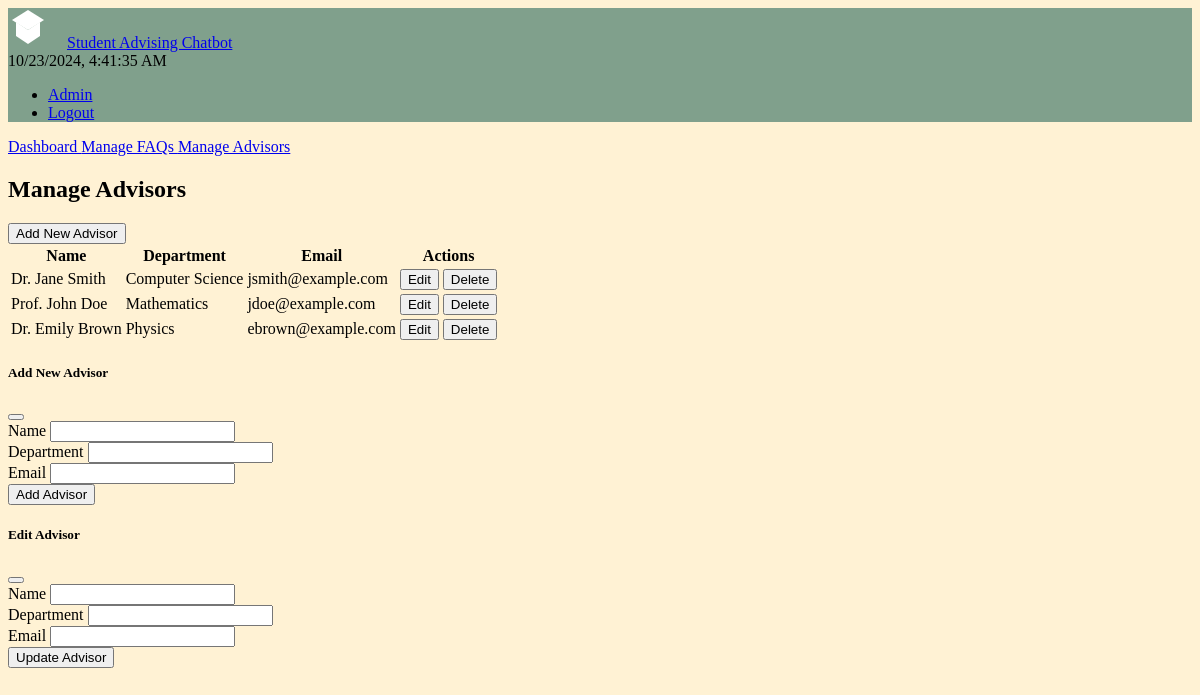
Page /admin/advisors (signed in) on the committed database.
### models.py (models this page shows, shortened)
class Advisor(db.Model):
    id = db.Column(db.Integer, primary_key=True)
    name = db.Column(db.String(64), nullable=False)
    department = db.Column(db.String(64))
    email = db.Column(db.String(120), unique=True, nullable=False)

### routes.py (the view)
@app.route('/admin/advisors')
@admin_required
def admin_advisors():
    advisors = Advisor.query.all()
    return render_template('admin/advisors.html', active_page='advisors', advisors=advisors)

### auth.py (called while the page is built)
@login_manager.user_loader
def load_user(user_id):
    return User.query.get(int(user_id))

### routes.py (called while the page is built)
def admin_required(f):
    @wraps(f)
    def decorated_function(*args, **kwargs):
        if not current_user.is_authenticated or not current_user.is_admin:
            flash('You must be an admin to access this page.', 'error')
            return redirect(url_for('login'))
        return f(*args, **kwargs)
    return decorated_function

### templates/admin/advisors.html (shortened to what this page needs)
{% extends "admin/base.html" %}
{% block admin_content %}
<h2 class="mb-4">Manage Advisors</h2>
<button type="button" class="btn btn-primary mb-4" data-bs-toggle="modal" data-bs-target="#addAdvisorModal">
    Add New Advisor
</button>
<div class="table-responsive">
    <table class="table table-striped">
        <thead>
            <tr>
                <th>Name</th>
                <th>Department</th>
                <th>Email</th>
                <th>Actions</th>
            </tr>
        </thead>
        <tbody>
            {% for advisor in advisors %}
            <tr>
                <td>{{ advisor.name }}</td>
                <td>{{ advisor.department }}</td>
                <td>{{ advisor.email }}</td>
                <td>
                    <button class="btn btn-sm btn-secondary" onclick="editAdvisor({{ advisor.id }})">Edit</button>
                    <button class="btn btn-sm btn-danger" onclick="deleteAdvisor({{ advisor.id }})">Delete</button>
                </td>
            </tr>
            {% endfor %}
        </tbody>
    </table>
</div>
<div class="modal fade" id="addAdvisorModal" tabindex="-1">
    <div class="modal-dialog">
        <div class="modal-content">
            <div class="modal-header">
                <h5 class="modal-title">Add New Advisor</h5>
                <button type="button" class="btn-close" data-bs-dismiss="modal"></button>
            </div>
            <div class="modal-body">
                <form id="addAdvisorForm" method="POST" action="{{ url_for('admin_add_advisor') }}">
                    <div class="mb-3">
                        <label for="name" class="form-label">Name</label>
                        <input type="text" class="form-control" id="name" name="name" required>
                    </div>
                    <div class="mb-3">
                        <label for="department" class="form-label">Department</label>
                        <input type="text" class="form-control" id="department" name="department" required>
                    </div>
                    <div class="mb-3">
                        <label for="email" class="form-label">Email</label>
                        <input type="email" class="form-control" id="email" name="email" required>
                    </div>
                    <button type="submit" class="btn btn-primary">Add Advisor</button>
                </form>
            </div>
        </div>
    </div>
</div>
<div class="modal fade" id="editAdvisorModal" tabindex="-1">
    <div class="modal-dialog">
        <div class="modal-content">
            <div class="modal-header">
                <h5 class="modal-title">Edit Advisor</h5>
                <button type="button" class="btn-close" data-bs-dismiss="modal"></button>
            </div>
            <div class="modal-body">
                <form id="editAdvisorForm" method="POST">
                    <div class="mb-3">
                        <label for="editName" class="form-label">Name</label>
                        <input type="text" class="form-control" id="editName" name="name" required>
                    </div>
                    <div class="mb-3">
                        <label for="editDepartment" class="form-label">Department</label>
                        <input type="text" class="form-control" id="editDepartment" name="department" required>
                    </div>
                    <div class="mb-3">
                        <label for="editEmail" class="form-label">Email</label>
                        <input type="email" class="form-control" id="editEmail" name="email" required>
                    </div>
                    <button type="submit" class="btn btn-primary">Update Advisor</button>
                </form>
            </div>
        </div>
    </div>
</div>
{% endblock %}

### static/css/custom.css (style rules this page uses)
body { background-color: #fff2d4; }

### rows in the picture
Advisor: name "Dr. Jane Smith", department "Computer Science", email "jsmith@example.com"
Advisor: name "Prof. John Doe", department "Mathematics", email "jdoe@example.com"
Advisor: name "Dr. Emily Brown", department "Physics", email "ebrown@example.com"
